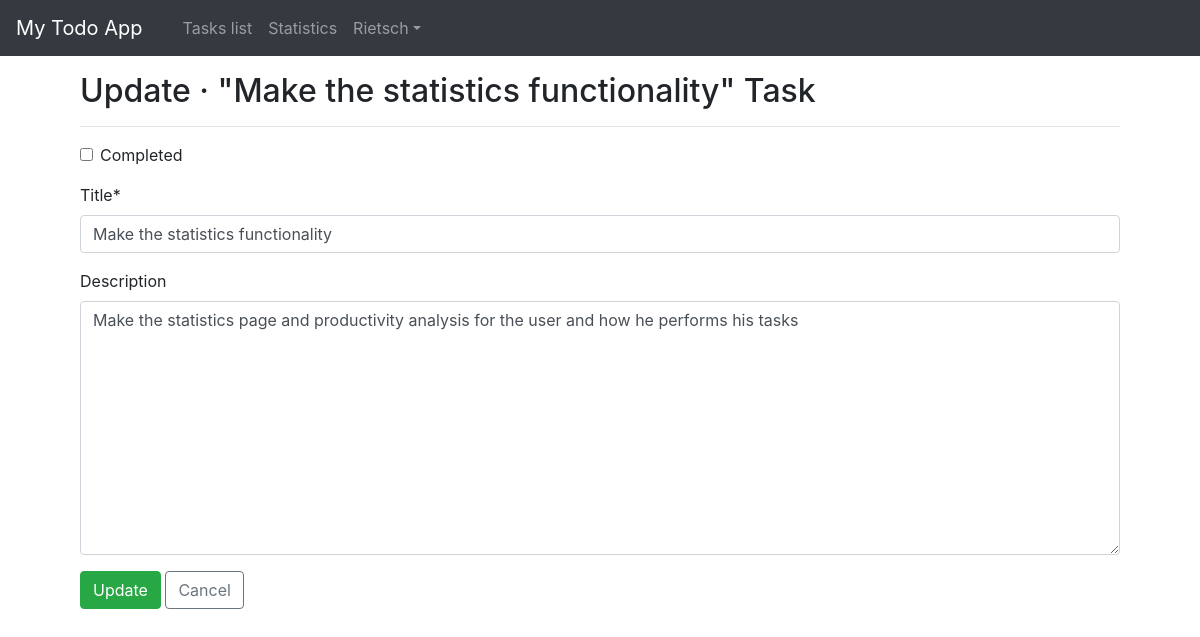
The app's page /tasks/6/edit/ (signed in) with its own data.
### users/models.py (models this page shows)
class CustomUser(AbstractUser):
    def get_absolute_url(self):
        return reverse('login')

### tasks/models.py (models this page shows, shortened)
class Task(models.Model):
    author = models.ForeignKey(get_user_model(), on_delete=models.CASCADE)
    category = models.ForeignKey('categories.Category', on_delete=models.CASCADE, related_name='task_list')
    title = models.CharField(max_length=200)
    description = models.TextField(blank=True, null=True)
    created_on = models.DateTimeField(auto_now_add=True)
    dead_line = models.DateTimeField(blank=False, null=False, default=timezone.now)
    completed = models.BooleanField(default=False,)
    class Meta:
        ordering = ('dead_line',)

### tasks/views.py (the view, shortened to what this page needs)
# urls.py: path('<int:pk>/edit/', TaskUpdateView.as_view(), name='task_update'),
class TaskUpdateView(LoginRequiredMixin, UserPassesTestMixin, UpdateView):
    model =    Task
    template_name = 'tasks/task_update.html'
    form_class = TaskUpdateForm
    login_url = 'login'
    def test_func(self):
        obj = self.get_object()
        return self.request.user == obj.author

### tasks/forms.py
class TaskUpdateForm(forms.ModelForm):
    class Meta:
        model = Task
        fields = ('completed', 'title', 'description')

### tasks/templates/tasks/task_update.html (shortened to what this page needs)
{% extends 'pages/base.html' %}
{% load crispy_forms_tags %}
{% block content %}
    <h2 class="mt-3">Update &middot; "{{ task.title }}" Task </h2>
    <hr>
    <form action="" method="post" class="mt-3">
        {{ form|crispy }}
        <button type="submit" class="btn btn-success">Update</button>
        <a href="{% url 'cat_detail' task.category.slug %}" class="btn btn-outline-secondary">Cancel</a>
    </form>
{% endblock content %}

### pages/templates/pages/base.html (shortened to what this page needs)
{% load static %}
<!DOCTYPE html>
<html lang="en">
<head>
    <link rel="stylesheet" href="{% static 'css/bootstrap.css' %}">
</head>
<body>
    {% block navigation %}
        <nav class="navbar navbar-expand-md navbar-dark bg-dark" style="position:sticky; z-index:1111;">
            <a href="{% url 'home' %}" class="navbar-brand">My Todo App</a>
            <div class="collapse navbar-collapse" id="itemCollapse">
                {% if user.is_authenticated %}
                    <ul class="navbar-nav ml-3">
                        <li class="nav-item" id="Tlist"><a href="{% url 'cat_list' %}" class="nav-link">Tasks list</a></li>
                        <li class="nav-item "><a href="{% url 'stats_detail' %}" class="nav-link">Statistics</a></li>
                    </ul>
                    <ul class="navbar-nav">
                        <li class="nav-item mr-5 dropdown float-right" id="userMenu">
                            <a href="#" class="nav-link dropdown-toggle" data-toggle="dropdown" aria-haspopup="true">{{ user.username }}</a>
                        </li>
                    </ul>
                {% else %}
                    <form class="form-inline ml-auto">
                        <a href="{% url 'login' %}" class="btn btn-primary">Login</a>
                        <a href="{% url 'signup' %}" class="btn btn-outline-success ml-3">SignUp</a>
                    </form>
                {% endif %}
            </div>
        </nav>
    {% endblock navigation%}
    <div class="container">
        {% block content %}
        {% endblock content %}
    </div>
</body>
</html>

### pages/templates/pages/base.html (style rules this page uses)
.nav-link { display: block; padding: 0.5rem 1rem; }
.nav-item { list-style: none; }

### records on screen
CustomUser: username "Rietsch"
Task: title "Make the statistics functionality", description "Make the statistics page and productivity analysis for the user and how he performs his tasks"
